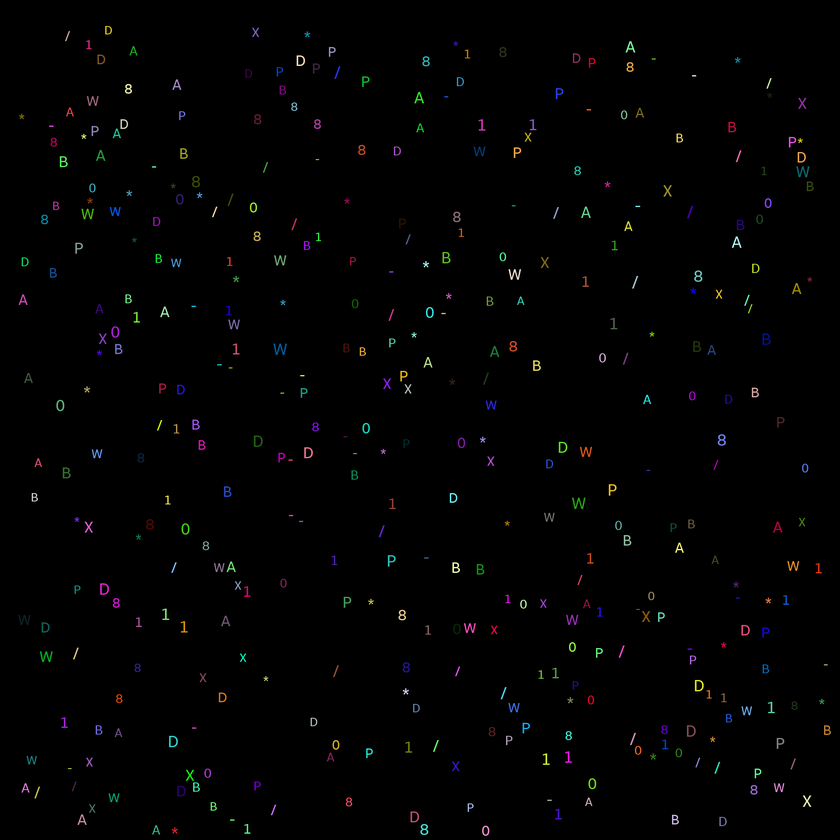
#> input picture symbols.png, 840 x 840 px, shrunk from 2000 x 2000 before the run
$ python count_dict.py
#> lines starting #> are read from the running program, lines starting #| are printed output that depends on the picture; after the words box and inside, x2 and y2 are one past the last pixel; in counts of white or black regions, pixels touching at a corner belong together
import numpy as np
import matplotlib.pyplot as plt
from scipy.ndimage import morphology
from skimage.measure import label, regionprops
from skimage.filters import threshold_triangle
from skimage.filters import threshold_otsu

def lakes(image):
    B = ~image
    BB = np.ones((B.shape[0] + 2, B.shape[1] + 2))
    BB[1:-1, 1:-1] = B
    return np.max(label(BB)) - 1

def has_vline(image):
    lines = np.sum(image, 0) // image.shape[0]
    return 1 in lines

def has_hline(image):
    lines = np.sum(image, 1) // image.shape[1]
    return 1 in lines

def has_bay(image):
    b = ~image
    bb = np.zeros((b.shape[0] + 1, b.shape[1])).astype("uint8")
    bb[:-1, :] = b
    return lakes(~bb) - 1

def count_bays(image):
    holes = ~image.copy()
    return np.max(label(holes))

def recognize(region):
    bays = count_bays(region.image)
    lc = lakes(region.image)
    circ = region.perimeter ** 2 / region.area
    if lc == 2:
        #print("B or 8")
        if has_vline(region.image) and bays < 5:
            return "B"
        return "8"
    if lc == 1:
        #print("A or 0")
        if has_bay(region.image) > 0:
            return "A"
        #print("D or P")
        if has_vline(region.image):
            circ = region.perimeter ** 2 / region.area
            if bays > 3:
                return "0"
            if (circ > 58):
                return "D"
            return"P"
        return "0"

    if lc == 0:
        if has_vline(region.image) and (bays == 0 or bays == 3):
            if np.all(region.image == 1):
                return "-"
            return "1"

        if bays == 2:
            return "/"
        if bays > 3:
            #print("W or X or *")
            circ = region.perimeter ** 2 / region.area
            if bays == 5:
                if has_hline(region.image):
                    return '*'
                return 'W'
            else:
                if bays == 4 and circ > 40:
                    return "X"
                else:
                    return "*"
    return None

def show_symbols(SYM, regions):
    a, b, c = 1, 9, 1
    for region in regions:
        symbol = recognize(region)
        if c == 10:
            c = 1
            a += 1
            plt.show()
        if a == 10:
            a = 1
            c += 1
            plt.show()
        if symbol == SYM:
            case = str(a)+str(b)+str(c)
            plt.subplot(int(case))
            plt.imshow(region.image)
            c += 1
    plt.show()


image = plt.imread("symbols.png")
#> image is the input picture: shape (840, 840, 3) float32; mean R, G, B 0.0077, 0.00774, 0.00781
image = np.sum(image, 2)
#> image: shape (840, 840) float32
image[image > 0] = 1
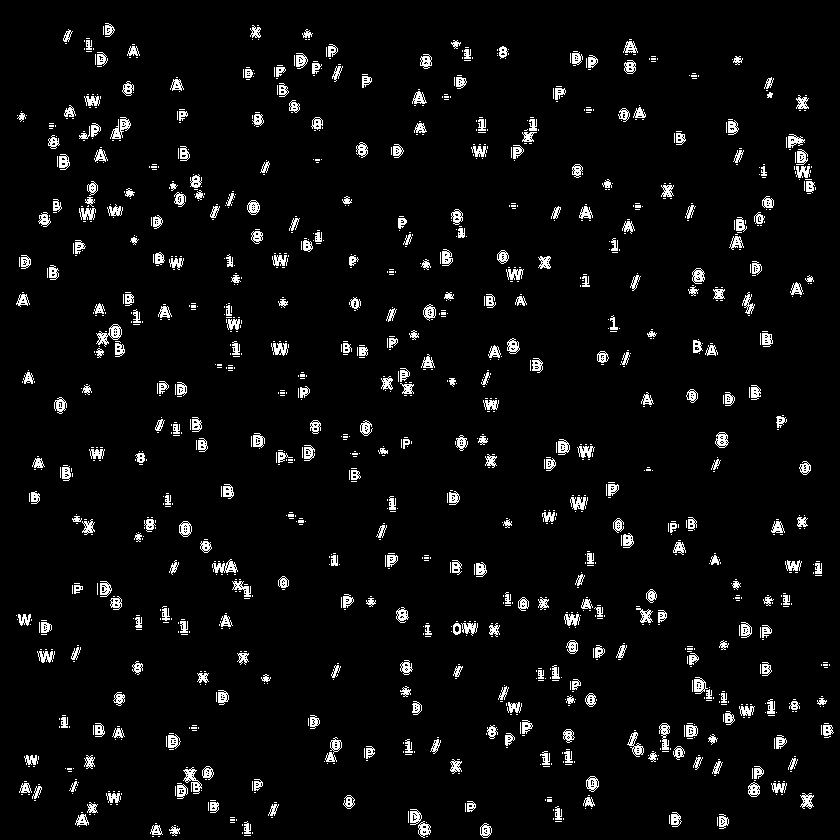
#> image: shape (840, 840) float32; values 0 (black) and 1 (white), 4.6% white in thin lines or dots

labeled = label(image)
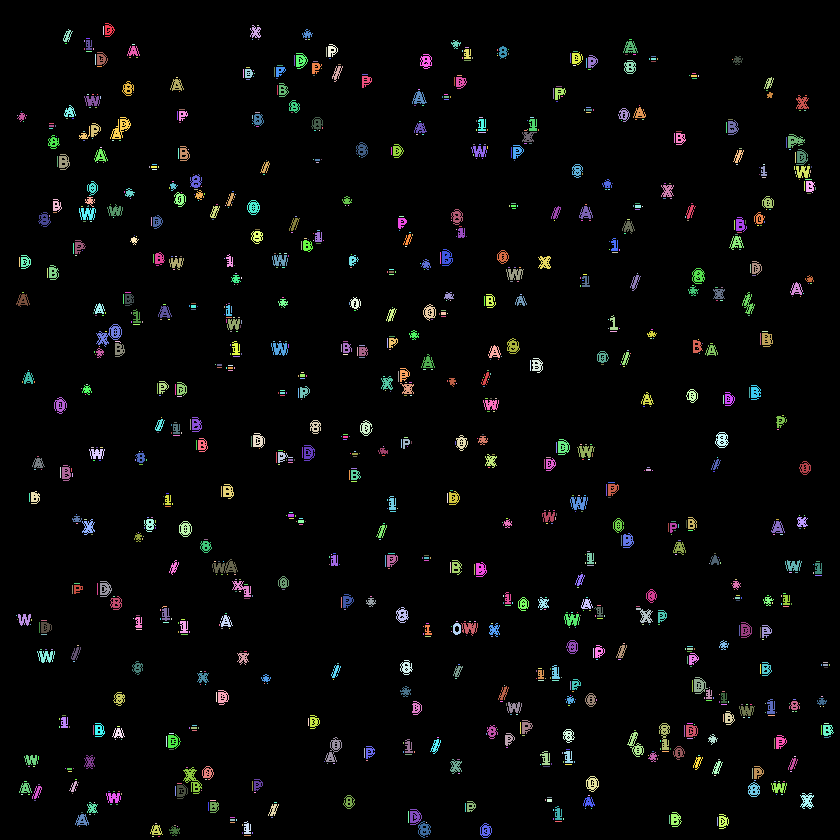
#> labeled: shape (840, 840) int64; 1355 distinct labels, from 0 to 1354; one colour per label, 0 black
print("labeled: ", np.max(labeled))
#| labeled:  1354

regions = regionprops(labeled)
#> regions = 1354 regions; largest, box (x1, y1, x2, y2) and area: (96, 324, 122, 347) 225, (183, 767, 202, 794) 197, (110, 117, 131, 139) 195, (212, 559, 238, 573) 185, (325, 737, 342, 762) 168
d = {}
for region in regions:
    symbol = recognize(region)
    if symbol not in d:
        d[symbol] = 1
    else:
        d[symbol] += 1
#> this loop made 1354 passes
#> (bays in recognize, lc in recognize, symbol) on passes 1, 2, 4: (4, 2, '8'), (4, 0, '*'), (0, 0, '-')
#> after the loop, d = 12 items

for key in d.keys():
    print("symbol: ", key)
    show_symbols(key, regions)
    procent = d.get(key) / sum(d.values()) * 100
    print(procent, "%")
#> this loop made 12 passes
#> key on pass 1: '8'
#> (printed output is left out)
#> pass 1, in count_bays (call 1882), `holes = ~image.copy()`:
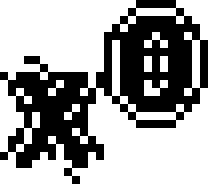
#> holes: shape (23, 26) bool (shown 8 times larger); 62.4% white; black in thin lines or dots
#> pass 1, in show_symbols, `plt.show()`:
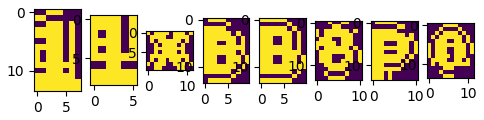
#> figure drawn by matplotlib, 8 panels
#> pass 1, in show_symbols, `plt.show()`:
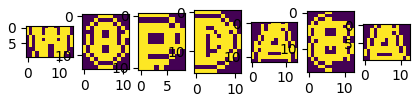
#> figure drawn by matplotlib, 7 panels
#> pass 2, in show_symbols (call 2), `plt.show()`:
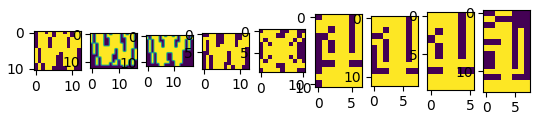
#> figure drawn by matplotlib, 9 panels
#> pass 2, in show_symbols (call 2), `plt.show()`:
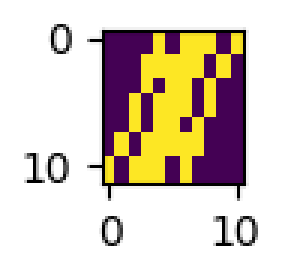
#> figure drawn by matplotlib, 1 panel


print(d)
#| {'8': 96, '*': 19, '-': 990, '/': 33, None: 116, 'A': 40, '0': 40, 'P': 4, 'B': 9, 'X': 1, 'W': 5, '1': 1}
print("all: ", sum(d.values()))
#| all:  1354

# [6 lines of commented-out code are left out]

plt.figure()
plt.subplot(121)
plt.imshow(image)
plt.subplot(122)
plt.imshow(labeled)
plt.show()
